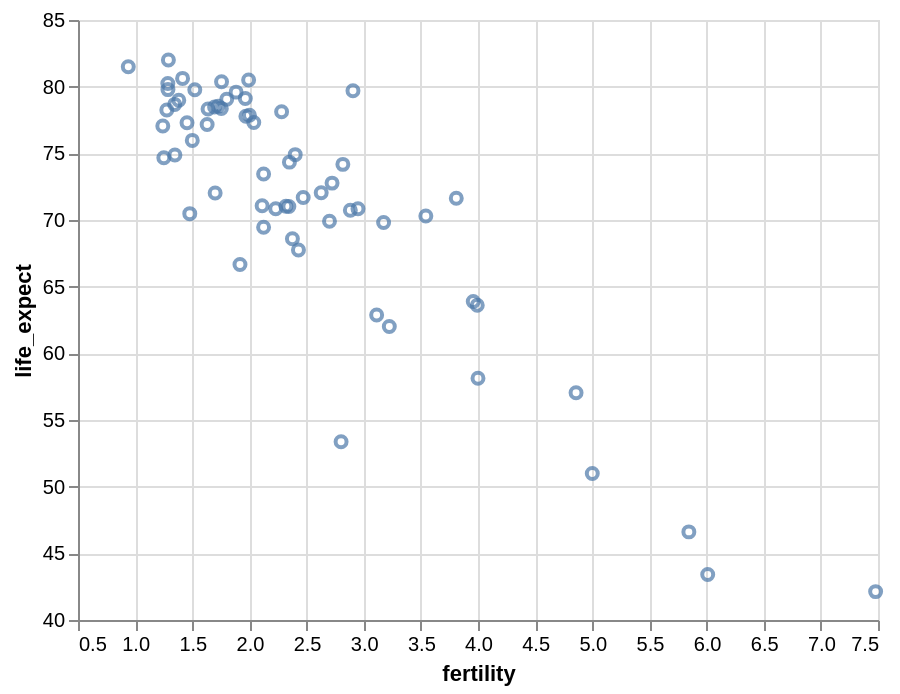

The notebook cell this image was saved under:
### Markdown cell above
기본적으로 선형 정량적 스케일의 축에는 비율 값 데이터를 비교하기 위한 적절한 기준선을 보장하기 위해 0이 포함됩니다. 그러나 어떤 경우에는 0 기준선이 무의미하거나 간격 비교에 집중하고 싶을 수도 있습니다. 0의 자동 포함을 비활성화하려면 인코딩 `scale` 속성을 사용하여 스케일 매핑을 구성합니다:

### Code cell
alt.Chart(data2000).mark_point().encode(
    alt.X('fertility:Q', scale=alt.Scale(zero=False)),
    alt.Y('life_expect:Q', scale=alt.Scale(zero=False))
)

### Figure 1 — Vega-Lite specification as saved in the notebook (floating-point values rounded to 4 significant figures)
{"config": {"view": {"continuousWidth": 400, "continuousHeight": 300}}, "data": {"name": "data-fdeb0b749a6385830bd1445d39ad6ea0"}, "mark": "point", "encoding": {"x": {"type": "quantitative", "field": "fertility", "scale": {"zero": false}}, "y": {"type": "quantitative", "field": "life_expect", "scale": {"zero": false}}}, "$schema": "https://vega.github.io/schema/vega-lite/v4.8.1.json", "datasets": {"data-fdeb0b749a6385830bd1445d39ad6ea0": [{"year": 2000, "country": "Afghanistan", "cluster": 0, "pop": 23898198, "life_expect": 42.13, "fertility": 7.479}, {"year": 2000, "country": "Argentina", "cluster": 3, "pop": 37497728, "life_expect": 74.34, "fertility": 2.35}, {"year": 2000, "country": "Aruba", "cluster": 3, "pop": 69539, "life_expect": 73.45, "fertility": 2.124}, {"year": 2000, "country": "Australia", "cluster": 4, "pop": 19164620, "life_expect": 80.37, "fertility": 1.756}, {"year": 2000, "country": "Austria", "cluster": 1, "pop": 8113413, "life_expect": 78.98, "fertility": 1.382}, {"year": 2000, "country": "Bahamas", "cluster": 3, "pop": 290075, "life_expect": 71.07, "fertility": 2.111}, {"year": 2000, "country": "Bangladesh", "cluster": 0, "pop": 130406594, "life_expect": 62.01, "fertility": 3.224}, {"year": 2000, "country": "Barbados", "cluster": 3, "pop": 273483, "life_expect": 75.97, "fertility": 1.5}, {"year": 2000, "country": "Belgium", "cluster": 1, "pop": 10263618, "life_expect": 78.32, "fertility": 1.638}, {"year": 2000, "country": "Bolivia", "cluster": 3, "pop": 8152620, "life_expect": 63.88, "fertility": 3.958}, {"year": 2000, "country": "Brazil", "cluster": 3, "pop": 175552771, "life_expect": 71.01, "fertility": 2.345}, {"year": 2000, "country": "Canada", "cluster": 3, "pop": 31278097, "life_expect": 79.77, "fertility": 1.522}, {"year": 2000, "country": "Chile", "cluster": 3, "pop": 15153450, "life_expect": 77.86, "fertility": 2.0}, {"year": 2000, "country": "China", "cluster": 4, "pop": 1262645000, "life_expect": 72.03, "fertility": 1.7}, {"year": 2000, "country": "Colombia", "cluster": 3, "pop": 39685655, "life_expect": 71.68, "fertility": 2.47}, {"year": 2000, "country": "Costa Rica", "cluster": 3, "pop": 3710558, "life_expect": 78.12, "fertility": 2.281}, {"year": 2000, "country": "Croatia", "cluster": 1, "pop": 4410830, "life_expect": 74.88, "fertility": 1.348}, {"year": 2000, "country": "Cuba", "cluster": 3, "pop": 11134273, "life_expect": 77.16, "fertility": 1.63}, {"year": 2000, "country": "Dominican Republic", "cluster": 3, "pop": 8385828, "life_expect": 70.85, "fertility": 2.95}, {"year": 2000, "country": "Ecuador", "cluster": 3, "pop": 12505204, "life_expect": 74.17, "fertility": 2.817}, {"year": 2000, "country": "Egypt", "cluster": 5, "pop": 70492342, "life_expect": 69.81, "fertility": 3.174}, {"year": 2000, "country": "El Salvador", "cluster": 3, "pop": 6122515, "life_expect": 70.73, "fertility": 2.883}, {"year": 2000, "country": "Finland", "cluster": 1, "pop": 5168595, "life_expect": 78.37, "fertility": 1.754}, {"year": 2000, "country": "France", "cluster": 1, "pop": 59381628, "life_expect": 79.59, "fertility": 1.883}, {"year": 2000, "country": "Georgia", "cluster": 1, "pop": 4777209, "life_expect": 70.48, "fertility": 1.478}, {"year": 2000, "country": "Germany", "cluster": 1, "pop": 82187909, "life_expect": 78.67, "fertility": 1.346}, {"year": 2000, "country": "Greece", "cluster": 1, "pop": 10559110, "life_expect": 78.26, "fertility": 1.277}, {"year": 2000, "country": "Grenada", "cluster": 3, "pop": 89312, "life_expect": 67.75, "fertility": 2.429}, {"year": 2000, "country": "Haiti", "cluster": 3, "pop": 7306302, "life_expect": 58.14, "fertility": 4.0}, {"year": 2000, "country": "Hong Kong", "cluster": 4, "pop": 6658720, "life_expect": 81.5, "fertility": 0.94}, {"year": 2000, "country": "Iceland", "cluster": 1, "pop": 281043, "life_expect": 80.5, "fertility": 1.993}, {"year": 2000, "country": "India", "cluster": 0, "pop": 1007702000, "life_expect": 62.88, "fertility": 3.113}, {"year": 2000, "country": "Indonesia", "cluster": 4, "pop": 206265000, "life_expect": 68.59, "fertility": 2.376}, {"year": 2000, "country": "Iran", "cluster": 5, "pop": 65660289, "life_expect": 69.45, "fertility": 2.124}, {"year": 2000, "country": "Iraq", "cluster": 5, "pop": 22675617, "life_expect": 57.05, "fertility": 4.858}, {"year": 2000, "country": "Ireland", "cluster": 1, "pop": 3791690, "life_expect": 77.78, "fertility": 1.969}, {"year": 2000, "country": "Israel", "cluster": 5, "pop": 5842454, "life_expect": 79.7, "fertility": 2.906}, {"year": 2000, "country": "Italy", "cluster": 1, "pop": 57719337, "life_expect": 80.24, "fertility": 1.286}, {"year": 2000, "country": "Jamaica", "cluster": 3, "pop": 2615467, "life_expect": 72.05, "fertility": 2.628}, {"year": 2000, "country": "Japan", "cluster": 4, "pop": 126699784, "life_expect": 82.0, "fertility": 1.291}, {"year": 2000, "country": "Kenya", "cluster": 2, "pop": 29985839, "life_expect": 50.99, "fertility": 5.0}, {"year": 2000, "country": "South Korea", "cluster": 4, "pop": 21647682, "life_expect": 66.66, "fertility": 1.917}, {"year": 2000, "country": "North Korea", "cluster": 4, "pop": 47351083, "life_expect": 77.05, "fertility": 1.242}, {"year": 2000, "country": "Lebanon", "cluster": 5, "pop": 3578036, "life_expect": 71.03, "fertility": 2.319}, {"year": 2000, "country": "Mexico", "cluster": 3, "pop": 99926620, "life_expect": 74.9, "fertility": 2.401}, {"year": 2000, "country": "Netherlands", "cluster": 1, "pop": 15907853, "life_expect": 78.53, "fertility": 1.726}, {"year": 2000, "country": "New Zealand", "cluster": 4, "pop": 3819762, "life_expect": 79.11, "fertility": 1.964}, {"year": 2000, "country": "Nigeria", "cluster": 2, "pop": 114306700, "life_expect": 46.61, "fertility": 5.845}, {"year": 2000, "country": "Norway", "cluster": 1, "pop": 4492400, "life_expect": 79.05, "fertility": 1.801}, {"year": 2000, "country": "Pakistan", "cluster": 0, "pop": 146342958, "life_expect": 63.61, "fertility": 3.994}, {"year": 2000, "country": "Peru", "cluster": 3, "pop": 25979722, "life_expect": 69.91, "fertility": 2.7}, {"year": 2000, "country": "Philippines", "cluster": 4, "pop": 79739825, "life_expect": 70.3, "fertility": 3.544}, {"year": 2000, "country": "Poland", "cluster": 1, "pop": 38654164, "life_expect": 74.67, "fertility": 1.251}, {"year": 2000, "country": "Portugal", "cluster": 1, "pop": 10335597, "life_expect": 77.29, "fertility": 1.454}, {"year": 2000, "country": "Rwanda", "cluster": 2, "pop": 7507056, "life_expect": 43.41, "fertility": 6.01}, {"year": 2000, "country": "Saudi Arabia", "cluster": 5, "pop": 23153090, "life_expect": 71.63, "fertility": 3.81}, {"year": 2000, "country": "South Africa", "cluster": 2, "pop": 44066197, "life_expect": 53.37, "fertility": 2.802}, {"year": 2000, "country": "Spain", "cluster": 1, "pop": 40016081, "life_expect": 79.78, "fertility": 1.287}, {"year": 2000, "country": "Switzerland", "cluster": 1, "pop": 7266920, "life_expect": 80.62, "fertility": 1.415}, {"year": 2000, "country": "Turkey", "cluster": 1, "pop": 65666677, "life_expect": 70.84, "fertility": 2.23}, {"year": 2000, "country": "United Kingdom", "cluster": 1, "pop": 59522468, "life_expect": 78.47, "fertility": 1.695}, {"year": 2000, "country": "United States", "cluster": 3, "pop": 282338631, "life_expect": 77.31, "fertility": 2.038}, {"year": 2000, "country": "Venezuela", "cluster": 3, "pop": 23542649, "life_expect": 72.77, "fertility": 2.723}]}}
